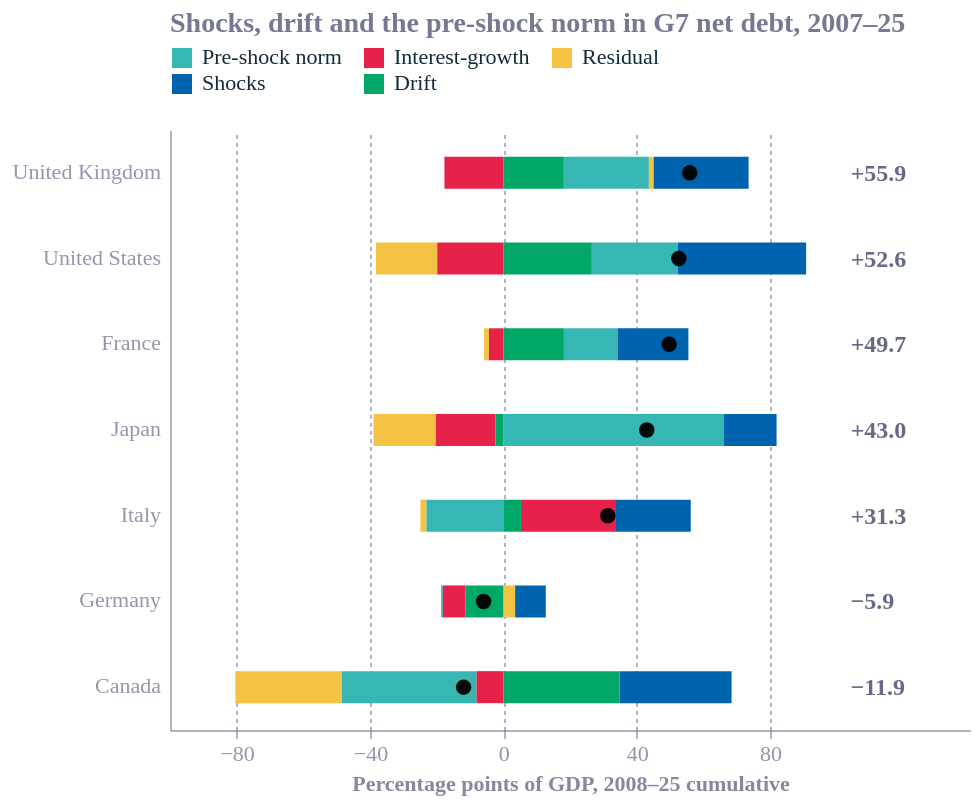

Write notebook code for a chart like this one.
### Code cell
p["nd_lag"] = p.groupby("country")["GGXWDN_NGDP"].shift(1)
p["c_growth"] = -p.g / (1 + p.g) * p.nd_lag
p["c_sfa"] = (p.GGXWDN_NGDP - p.nd_lag) - (-p.pb + p.interest + p.c_growth)

def decompose(start=2007, end=2025, base=(2003, 2007),
              windows=((2008, 2010), (2020, 2022)), covid_base=None):
    out = []
    for c, s in p.groupby("country"):
        s = s.set_index("year")
        b0 = s.loc[base[0]:base[1], "pb"].mean()                      # pre-shock primary-balance norm
        b1 = s.loc[covid_base[0]:covid_base[1], "pb"].mean() if covid_base else b0
        baseline = shock = drift = 0.0
        for y in range(start + 1, end + 1):
            b = b1 if y >= windows[1][0] else b0
            baseline += -b                                            # what the pre-shock norm alone would add
            dev = -(s.loc[y, "pb"] - b)                               # deviation from the norm (+ adds to debt)
            if any(lo <= y <= hi for lo, hi in windows):
                shock += dev                                          # inside a shock window
            else:
                drift += dev                                          # outside the windows
        snow = s.loc[start + 1:end, ["interest", "c_growth"]].sum().sum()
        sfa = s.loc[start + 1:end, "c_sfa"].sum()
        total = s.loc[end, "GGXWDN_NGDP"] - s.loc[start, "GGXWDN_NGDP"]
        out.append(dict(country=c, baseline=baseline, shocks=shock, drift=drift,
                        snowball=snow, residual=sfa, total=total))
    return pd.DataFrame(out).set_index("country")

sd = decompose()
print((sd.baseline + sd.shocks + sd.drift + sd.snowball + sd.residual - sd.total).abs().max())  # should be ~0
print(sd.round(1))

alts = {
    "main":                          {},
    "windows 2008-11 & 2020-23":     dict(windows=((2008, 2011), (2020, 2023))),
    "windows 2009-10 & 2020-21":     dict(windows=((2009, 2010), (2020, 2021))),
    "baseline 2000-07":              dict(base=(2000, 2007)),
    "COVID-era baseline = 2017-19":  dict(covid_base=(2017, 2019)),
}
sens_shock = pd.DataFrame({k: decompose(**kw).shocks for k, kw in alts.items()}).round(1)
sens_drift = pd.DataFrame({k: decompose(**kw).drift for k, kw in alts.items()}).round(1)
print(sens_shock); print(sens_drift)
dump(sd, "g7_shock_drift_decomposition"); dump(sens_shock, "g7_shock_sensitivity"); dump(sens_drift, "g7_drift_sensitivity")

# ---------- FIG 8 ----------
h8 = sd.rename(columns={"baseline": "Pre-shock norm", "snowball": "Interest-growth",
                        "residual": "Residual", "shocks": "Shocks", "drift": "Drift", "total": "Total"})
comps8 = ["Pre-shock norm", "Interest-growth", "Residual", "Shocks", "Drift"]
order8 = h8.Total.sort_values(ascending=False).index.tolist()
lg8 = h8.reset_index().melt(id_vars=["country", "Total"], value_vars=comps8, var_name="driver", value_name="pp")
bars8 = alt.Chart(lg8).mark_bar(height=16).encode(
    y=alt.Y("country:N", sort=order8, title=None),
    x=alt.X("pp:Q", title="Percentage points of GDP, 2008–25 cumulative",
            scale=alt.Scale(domain=[-90, 125]), axis=alt.Axis(values=list(range(-80, 81, 40)))),
    color=alt.Color("driver:N", title=None, sort=comps8,
                    legend=alt.Legend(orient="top", direction="horizontal", columns=3)))
t8 = h8.reset_index()[["country", "Total"]]
dots8 = alt.Chart(t8).mark_point(filled=True, color="black", size=60).encode(
    y=alt.Y("country:N", sort=order8), x="Total:Q")
lbl8 = alt.Chart(t8).mark_text(align="left", fontSize=12, fontWeight="bold").encode(
    y=alt.Y("country:N", sort=order8), x=alt.datum(100), text=alt.Text("Total:Q", format="+.1f"))
fig8 = (bars8 + dots8 + lbl8).properties(width=W, height=H, title="Shocks, drift and the pre-shock norm in G7 net debt, 2007–25")
save(fig8, "g7_fig08_shock_drift"); dump(sd, "g7_fig08_shock_drift")
fig8

### Figure 1 — Vega-Lite specification as saved in the notebook (floating-point values rounded to 4 significant figures)
{"config": {"font": "Circular Std", "text": {"color": "#676A86", "align": "left", "baseline": "middle", "dx": 7, "dy": 0, "fontSize": 11}, "view": {"stroke": null, "continuousWidth": 400, "continuousHeight": 300, "discreteWidth": 400, "discreteHeight": 300}, "range": {"category": ["#36B7B4", "#E6224B", "#F4C245", "#0063AF", "#00A767", "#179FDB", "#EB5C2E"], "diverging": ["#E6224B", "#E54753", "#C9C9C9", "#179FDB", "#122B39"], "heatmap": ["#C9C9C9", "#179FDB", "#0063AF", "#122B39"], "ordinal": ["#00A767", "#36B7B4", "#179FDB", "#0063AF", "#243B5A"]}, "bar": {"color": "#179fdb"}, "line": {"color": "#e6224b"}, "rule": {"color": "#676A86"}, "area": {"opacity": 0.3}, "point": {"filled": true, "size": 80, "color": "#e6224b", "opacity": 0.95}, "geoshape": {"stroke": "white", "strokeWidth": 0.3}, "rect": {"fill": "#d6d4d4", "opacity": 0.3}, "axis": {"labelColor": "#676A86", "labelFontSize": 11, "labelFont": "Circular Std", "labelOpacity": 0.7, "tickColor": "#676A86", "tickOpacity": 0.5, "domainColor": "#676A86", "domainOpacity": 0.5, "gridColor": "#676A86", "gridDash": [2, 2], "gridOpacity": 0.5, "title": null, "titleColor": "#676A86", "titleOpacity": 0.8, "tickSize": 4}, "axisXDiscrete": {"grid": false, "labelAngle": 0, "tickCount": 10, "tickOpacity": 0.5, "title": null}, "axisYDiscrete": {"ticks": false, "labelPadding": 5}, "axisXTemporal": {"grid": false, "ticks": true}, "axisXQuantitative": {"grid": true}, "axisYQuantitative": {"gridColor": "#676A86", "gridDash": [1, 5], "gridOpacity": 0.5, "ticks": false, "labelPadding": 5, "tickCount": 8, "titleAngle": 0, "titleAlign": "left", "titleBaseline": "bottom", "titleX": 0, "titleY": -5}, "title": {"color": "#676A86E6", "subtitleColor": "#676A86", "font": "Circular Std", "subtitleFont": "Circular Std", "anchor": "start", "fontSize": 14, "subtitleFontSize": 12, "subtitlePadding": 4, "offset": 0, "frame": "group"}, "legend": {"titleColor": "#122b39", "title": null, "labelColor": "#122b39", "labelFontSize": 11}}, "layer": [{"data": {"name": "data-5d749d86737160b643899fe439f0b117"}, "mark": {"type": "bar", "height": 16}, "encoding": {"color": {"field": "driver", "legend": {"columns": 3, "direction": "horizontal", "orient": "top"}, "sort": ["Pre-shock norm", "Interest-growth", "Residual", "Shocks", "Drift"], "title": null, "type": "nominal"}, "x": {"axis": {"values": [-80, -40, 0, 40, 80]}, "field": "pp", "scale": {"domain": [-90, 125]}, "title": "Percentage points of GDP, 2008–25 cumulative", "type": "quantitative"}, "y": {"field": "country", "sort": ["United Kingdom", "United States", "France", "Japan", "Italy", "Germany", "Canada"], "title": null, "type": "nominal"}}}, {"data": {"name": "data-3ec1165acaba062e6436702252c01530"}, "mark": {"type": "point", "color": "black", "filled": true, "size": 60}, "encoding": {"x": {"field": "Total", "type": "quantitative"}, "y": {"field": "country", "sort": ["United Kingdom", "United States", "France", "Japan", "Italy", "Germany", "Canada"], "type": "nominal"}}}, {"data": {"name": "data-3ec1165acaba062e6436702252c01530"}, "mark": {"type": "text", "align": "left", "fontSize": 12, "fontWeight": "bold"}, "encoding": {"text": {"field": "Total", "format": "+.1f", "type": "quantitative"}, "x": {"datum": 100}, "y": {"field": "country", "sort": ["United Kingdom", "United States", "France", "Japan", "Italy", "Germany", "Canada"], "type": "nominal"}}}], "height": 300, "title": "Shocks, drift and the pre-shock norm in G7 net debt, 2007–25", "width": 400, "$schema": "https://vega.github.io/schema/vega-lite/v6.4.1.json", "datasets": {"data-5d749d86737160b643899fe439f0b117": [{"country": "Canada", "Total": -11.92, "driver": "Pre-shock norm", "pp": -40.37}, {"country": "France", "Total": 49.74, "driver": "Pre-shock norm", "pp": 16.11}, {"country": "Germany", "Total": -5.932, "driver": "Pre-shock norm", "pp": -0.5112}, {"country": "Italy", "Total": 31.35, "driver": "Pre-shock norm", "pp": -23.11}, {"country": "Japan", "Total": 43.02, "driver": "Pre-shock norm", "pp": 66.2}, {"country": "United Kingdom", "Total": 55.91, "driver": "Pre-shock norm", "pp": 25.52}, {"country": "United States", "Total": 52.65, "driver": "Pre-shock norm", "pp": 25.8}, {"country": "Canada", "Total": -11.92, "driver": "Interest-growth", "pp": -8.052}, {"country": "France", "Total": 49.74, "driver": "Interest-growth", "pp": -4.294}, {"country": "Germany", "Total": -5.932, "driver": "Interest-growth", "pp": -6.779}, {"country": "Italy", "Total": 31.35, "driver": "Interest-growth", "pp": 28.51}, {"country": "Japan", "Total": 43.02, "driver": "Interest-growth", "pp": -17.97}, {"country": "United Kingdom", "Total": 55.91, "driver": "Interest-growth", "pp": -17.67}, {"country": "United States", "Total": 52.65, "driver": "Interest-growth", "pp": -19.85}, {"country": "Canada", "Total": -11.92, "driver": "Residual", "pp": -31.96}, {"country": "France", "Total": 49.74, "driver": "Residual", "pp": -1.488}, {"country": "Germany", "Total": -5.932, "driver": "Residual", "pp": 3.542}, {"country": "Italy", "Total": 31.35, "driver": "Residual", "pp": -1.766}, {"country": "Japan", "Total": 43.02, "driver": "Residual", "pp": -18.61}, {"country": "United Kingdom", "Total": 55.91, "driver": "Residual", "pp": 1.435}, {"country": "United States", "Total": 52.65, "driver": "Residual", "pp": -18.34}, {"country": "Canada", "Total": -11.92, "driver": "Shocks", "pp": 33.61}, {"country": "France", "Total": 49.74, "driver": "Shocks", "pp": 21.25}, {"country": "Germany", "Total": -5.932, "driver": "Shocks", "pp": 9.187}, {"country": "Italy", "Total": 31.35, "driver": "Shocks", "pp": 22.43}, {"country": "Japan", "Total": 43.02, "driver": "Shocks", "pp": 15.77}, {"country": "United Kingdom", "Total": 55.91, "driver": "Shocks", "pp": 28.49}, {"country": "United States", "Total": 52.65, "driver": "Shocks", "pp": 38.5}, {"country": "Canada", "Total": -11.92, "driver": "Drift", "pp": 34.85}, {"country": "France", "Total": 49.74, "driver": "Drift", "pp": 18.17}, {"country": "Germany", "Total": -5.932, "driver": "Drift", "pp": -11.37}, {"country": "Italy", "Total": 31.35, "driver": "Drift", "pp": 5.287}, {"country": "Japan", "Total": 43.02, "driver": "Drift", "pp": -2.37}, {"country": "United Kingdom", "Total": 55.91, "driver": "Drift", "pp": 18.15}, {"country": "United States", "Total": 52.65, "driver": "Drift", "pp": 26.54}], "data-3ec1165acaba062e6436702252c01530": [{"country": "Canada", "Total": -11.92}, {"country": "France", "Total": 49.74}, {"country": "Germany", "Total": -5.932}, {"country": "Italy", "Total": 31.35}, {"country": "Japan", "Total": 43.02}, {"country": "United Kingdom", "Total": 55.91}, {"country": "United States", "Total": 52.65}]}}
